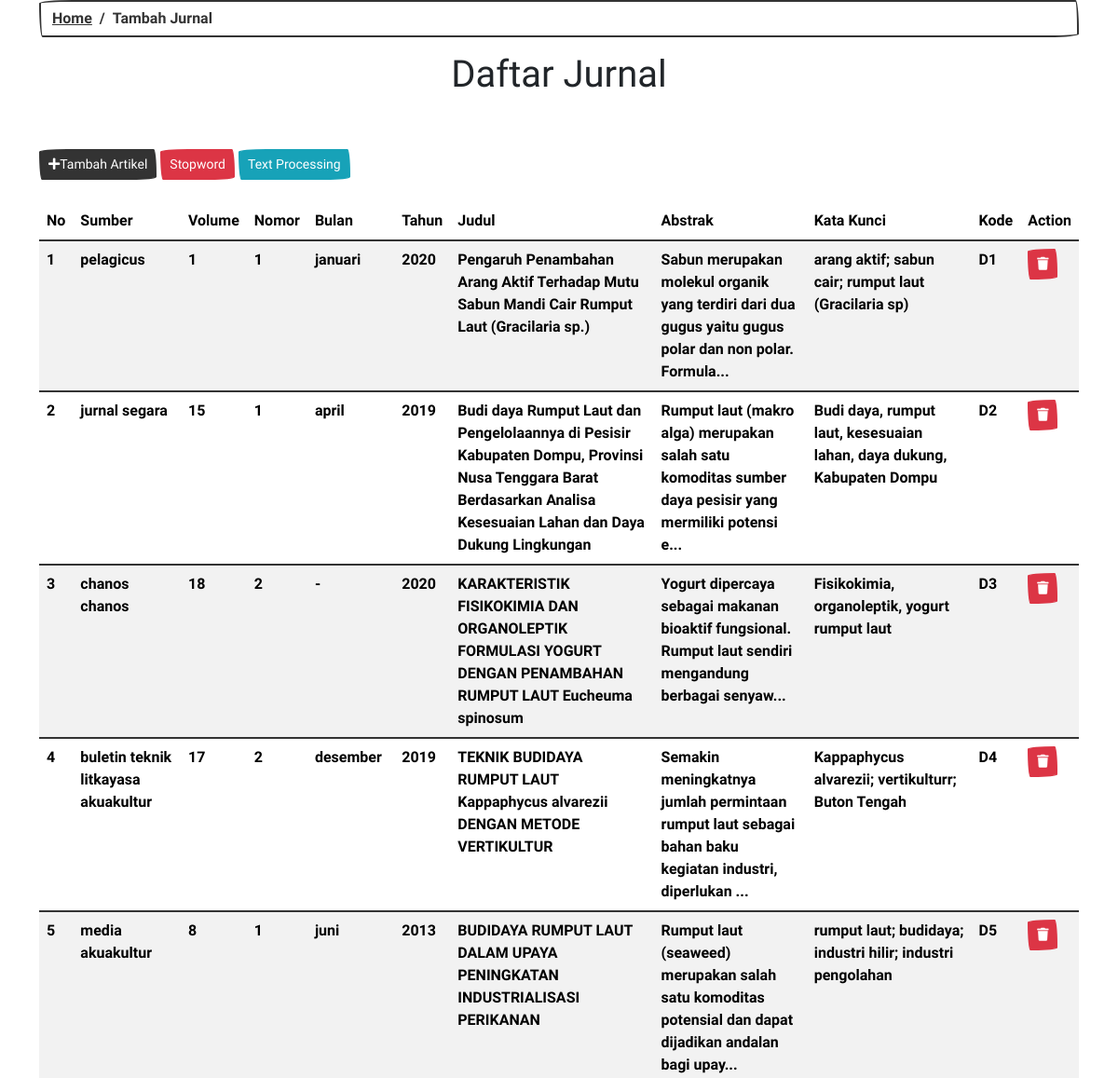
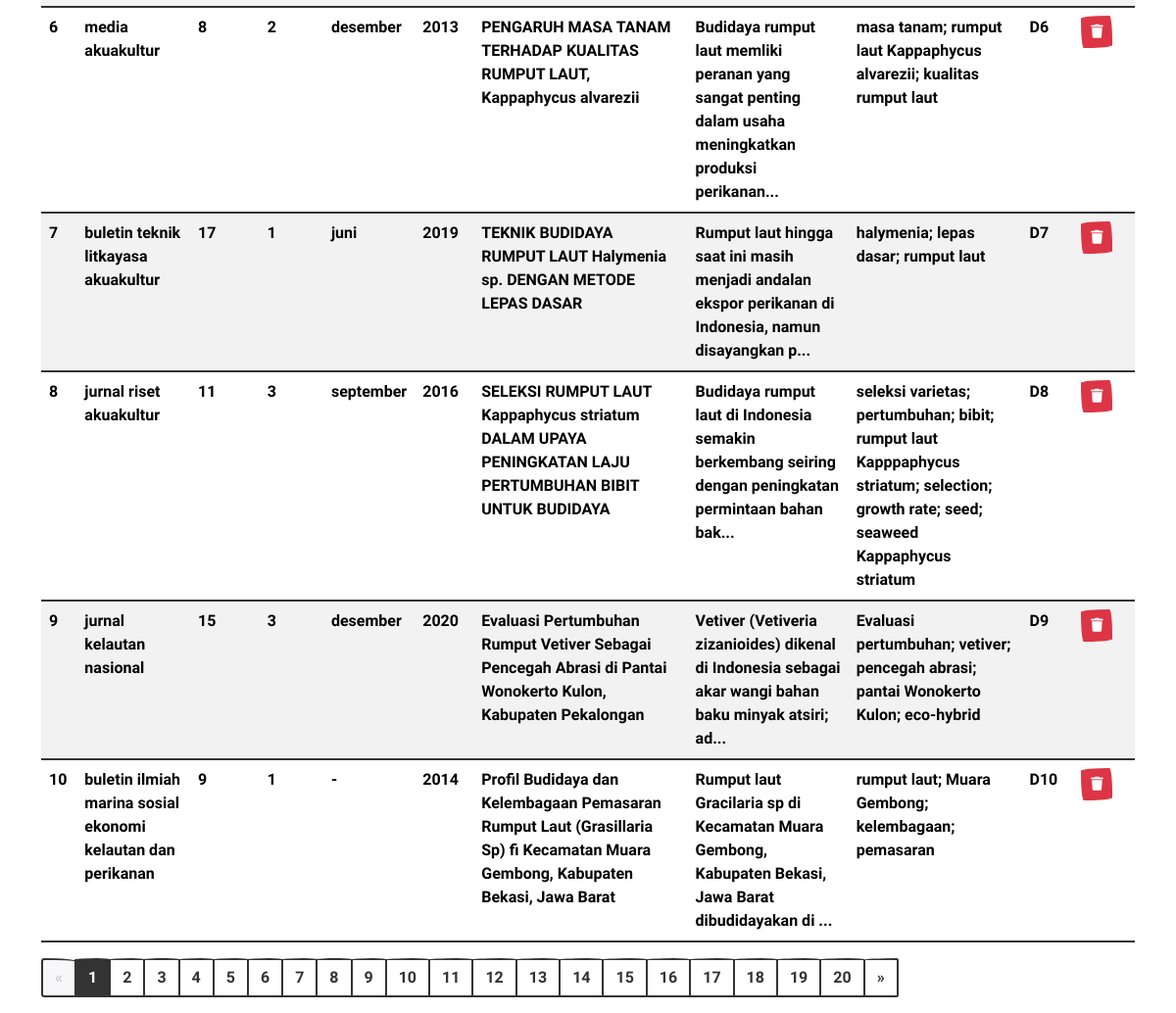
The page /add_dokumen.php on the database its author committed (2 pictures, top to bottom).
### tables this page shows
CREATE TABLE `tbjurnal` (
  `Id` int(11) NOT NULL,
  `sumber` varchar(60) NOT NULL,
  `volume` varchar(2) NOT NULL,
  `nomor` varchar(1) NOT NULL,
  `bulan` varchar(14) NOT NULL,
  `tahun` varchar(4) NOT NULL,
  `judul` varchar(251) NOT NULL,
  `abstrak` varchar(2380) NOT NULL,
  `katakunci` varchar(186) NOT NULL,
  `nm_dk` varchar(4) NOT NULL
);

### add_dokumen.php (the view, shortened to what this page needs)
<!DOCTYPE html>
<html>
<head>
	<link rel="stylesheet" href="https://bootswatch.com/5/sketchy/bootstrap.css">
	<link rel="stylesheet" href="https://cdnjs.cloudflare.com/ajax/libs/font-awesome/5.15.3/css/all.min.css">
</head>
<body>
	<div class="container">
		<nav aria-label="breadcrumb">
			<ol class="breadcrumb">
				<li class="breadcrumb-item"><a href="index.php">Home</a></li>
				<li class="breadcrumb-item active" aria-current="page">Tambah Jurnal</li>
			</ol>
		</nav>
		<h1 class="text-center">Daftar Jurnal</h1>
		<br>
		<br>
		<div class="add float-right">
			<div>
				<button class="btn btn-primary btn-sm" data-toggle="modal" data-target="#exampleModal"><i
						class="fa fa-plus"></i>Tambah Artikel</button>
				<button type="button" class="btn btn-danger btn-sm" data-toggle="modal" data-target="#stopword">
					Stopword
				</button>
				<a class="btn btn-info btn-sm" href="_tokenisasi.php">Text Processing</a>
			</div>
		</div>
		<br>
		<table class="table table-striped">
			<thead class="bg-primary text-white">
				<tr>
					<th scope="col">No</th>
					<th scope="col">Sumber</th>
					<th scope="col">Volume</th>
					<th scope="col">Nomor</th>
					<th scope="col">Bulan</th>
					<th scope="col">Tahun</th>
					<th scope="col">Judul</th>
					<th scope="col">Abstrak</th>
					<th scope="col">Kata Kunci</th>
					<th scope="col">Kode</th>
					<th scope="col">Action</th>
				</tr>
			</thead>
			<tbody>
				<?php
				include "koneksi.php";
				$limit = 10;
				$halaman = isset($_GET['halaman'])?(int)$_GET['halaman'] : 1;
				$halaman_awal = ($halaman>1) ? ($halaman * $limit) - $limit : 0;
				$previous = $halaman -1;
				$next = $halaman +1;
				$query = mysqli_query($konek,"SELECT * FROM tbjurnal ORDER BY Id");
				$total_hasil_result = mysqli_num_rows($query);
				$total_halaman = ceil($total_hasil_result / $limit);
				$data_query = mysqli_query($konek,"SELECT * FROM tbjurnal ORDER BY Id limit $halaman_awal, $limit");
				?>
				<?php
						$no = $halaman_awal + 1;
						while($row = mysqli_fetch_array($data_query)) {
								echo '<tr>';
						    	echo '<td>'.$no.'</td>';
							    echo '<td>'.$row['sumber'].'</td>';
								echo '<td>'.$row['volume'].'</td>';
								echo '<td>'.$row['nomor'].'</td>';
								echo '<td>'.$row['bulan'].'</td>';
								echo '<td>'.$row['tahun'].'</td>';
								echo '<td>'.$row['judul'].'</td>';
							    echo '<td>'.substr_replace($row['abstrak'],"...",100).'</td>';
								echo '<td>'.$row['katakunci'].'</td>';
							    echo '<td>'.$row['nm_dk'].'</td>';
							    ?>
				<td><a class="btn btn-danger btn-sm" onclick="return confirm('Yakin Ingin Hapus?')"
						href="hapus.php?idDock=<?= $row['Id'] ?>"><i class="fa fa-trash"></i></a>
					<?php
								echo '</tr>';
								$no++;
							}
						?>
			</tbody>
		</table>
		<div>
			<ul class="pagination">
				<?php
					if($halaman > 1) {
						echo "<li class='page-item'><a class='page-link' href='?halaman=$previous'>&laquo;</a></li>";
					} else {
						echo "<li class='page-item disabled'><a class='page-link' href='?halaman=$previous'>&laquo;</a></li>";
					}
				?>
				<?php
					for($x=1;$x<=$total_halaman;$x++){
						if($x != $halaman) {
							echo "<li class='page-item'><a class='page-link' href='?halaman=$x'>$x</a></li>";
						} else {
							echo "<li class='page-item active'><a class='page-link' href='?halaman=$x'>$x</a></li>";
						}
					}
				?>
				<li class="page-item">
					<a class="page-link" <?php if($halaman < $total_halaman) { echo "href='?halaman=$next'"; } ?>>
						&raquo;
					</a>
				</li>
			</ul>
		</div>
	</div>
</body>
</html>

### rows shown on the page
tbjurnal: sumber "pelagicus", volume "1", nomor "1", bulan "januari", tahun "2020", judul "Pengaruh Penambahan Arang Aktif Terhadap Mutu Sabun Mandi Cair Rumput Laut (Gracilaria sp.)", abstrak "Sabun merupakan molekul organik yang terdiri dari dua gugus yaitu gugus polar dan non polar. Formula...", katakunci "arang aktif; sabun cair; rumput laut (Gracilaria sp)", nm_dk "D1"
tbjurnal: sumber "jurnal segara", volume "15", nomor "1", bulan "april", tahun "2019", judul "Budi daya Rumput Laut dan Pengelolaannya di Pesisir Kabupaten Dompu, Provinsi Nusa Tenggara Barat Berdasarkan Analisa Kesesuaian Lahan dan Daya Dukung Lingkungan", abstrak "Rumput laut (makro alga) merupakan salah satu komoditas sumber daya pesisir yang mermiliki potensi e...", katakunci "Budi daya, rumput laut, kesesuaian lahan, daya dukung, Kabupaten Dompu", nm_dk "D2"
tbjurnal: sumber "chanos chanos", volume "18", nomor "2", bulan "-", tahun "2020", judul "KARAKTERISTIK FISIKOKIMIA DAN ORGANOLEPTIK FORMULASI YOGURT DENGAN PENAMBAHAN RUMPUT LAUT Eucheuma spinosum", abstrak "Yogurt dipercaya sebagai makanan bioaktif fungsional. Rumput laut sendiri mengandung berbagai senyaw...", katakunci "Fisikokimia, organoleptik, yogurt rumput laut", nm_dk "D3"
tbjurnal: sumber "buletin teknik litkayasa akuakultur", volume "17", nomor "2", bulan "desember", tahun "2019", judul "TEKNIK BUDIDAYA RUMPUT LAUT Kappaphycus alvarezii DENGAN METODE VERTIKULTUR", abstrak "Semakin meningkatnya jumlah permintaan rumput laut sebagai bahan baku kegiatan industri, diperlukan ...", katakunci "Kappaphycus alvarezii; vertikulturr; Buton Tengah", nm_dk "D4"
tbjurnal: sumber "media akuakultur", volume "8", nomor "1", bulan "juni", tahun "2013", judul "BUDIDAYA RUMPUT LAUT DALAM UPAYA PENINGKATAN INDUSTRIALISASI PERIKANAN", abstrak "Rumput laut (seaweed) merupakan salah satu komoditas potensial dan dapat dijadikan andalan bagi upay...", katakunci "rumput laut; budidaya; industri hilir; industri pengolahan", nm_dk "D5"
tbjurnal: sumber "media akuakultur", volume "8", nomor "2", bulan "desember", tahun "2013", judul "PENGARUH MASA TANAM TERHADAP KUALITAS RUMPUT LAUT, Kappaphycus alvarezii", abstrak "Budidaya rumput laut memliki peranan yang sangat penting dalam usaha meningkatkan produksi perikanan...", katakunci "masa tanam; rumput laut Kappaphycus alvarezii; kualitas rumput laut", nm_dk "D6"
tbjurnal: sumber "buletin teknik litkayasa akuakultur", volume "17", nomor "1", bulan "juni", tahun "2019", judul "TEKNIK BUDIDAYA RUMPUT LAUT Halymenia sp. DENGAN METODE LEPAS DASAR", abstrak "Rumput laut hingga saat ini masih menjadi andalan ekspor perikanan di Indonesia, namun disayangkan p...", katakunci "halymenia; lepas dasar; rumput laut", nm_dk "D7"
tbjurnal: sumber "jurnal riset akuakultur", volume "11", nomor "3", bulan "september", tahun "2016", judul "SELEKSI RUMPUT LAUT Kappaphycus striatum DALAM UPAYA PENINGKATAN LAJU PERTUMBUHAN BIBIT UNTUK BUDIDAYA", abstrak "Budidaya rumput laut di Indonesia semakin berkembang seiring dengan peningkatan permintaan bahan bak...", katakunci "seleksi varietas; pertumbuhan; bibit; rumput laut Kapppaphycus striatum; selection; growth rate; seed; seaweed Kappaphycus striatum", nm_dk "D8"
tbjurnal: sumber "jurnal kelautan nasional", volume "15", nomor "3", bulan "desember", tahun "2020", judul "Evaluasi Pertumbuhan Rumput Vetiver Sebagai Pencegah Abrasi di Pantai Wonokerto Kulon, Kabupaten Pekalongan", abstrak "Vetiver (Vetiveria zizanioides) dikenal di Indonesia sebagai akar wangi bahan baku minyak atsiri; ad...", katakunci "Evaluasi pertumbuhan; vetiver; pencegah abrasi; pantai Wonokerto Kulon; eco-hybrid", nm_dk "D9"
tbjurnal: sumber "buletin ilmiah marina sosial ekonomi kelautan dan perikanan", volume "9", nomor "1", bulan "-", tahun "2014", judul "Profil Budidaya dan Kelembagaan Pemasaran Rumput Laut (Grasillaria Sp) fi Kecamatan Muara Gembong, Kabupaten Bekasi, Jawa Barat", abstrak "Rumput laut Gracilaria sp di Kecamatan Muara Gembong, Kabupaten Bekasi, Jawa Barat dibudidayakan di ...", katakunci "rumput laut; Muara Gembong; kelembagaan; pemasaran", nm_dk "D10"
